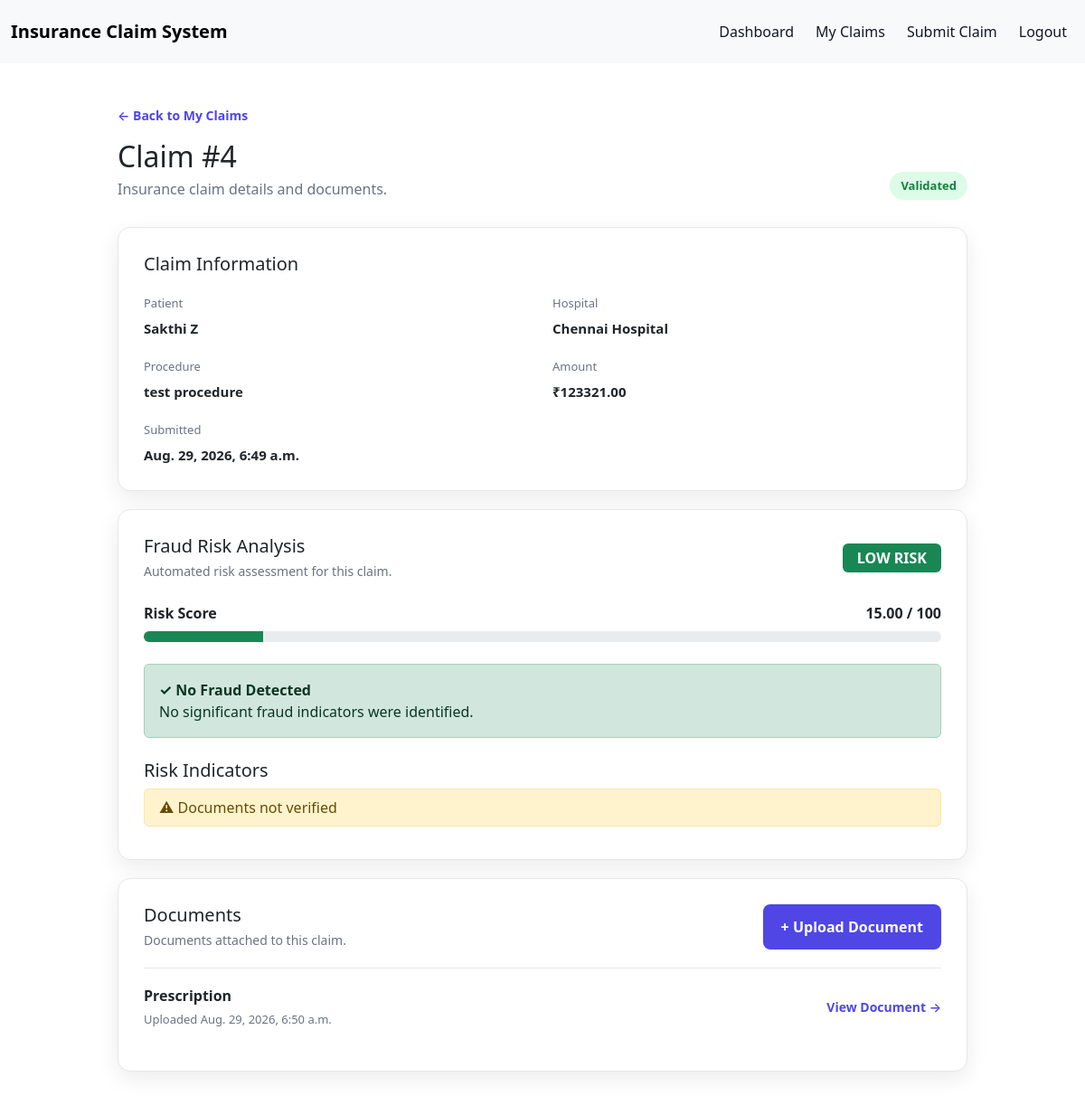
/claims/4/ (signed in), run on the app's committed database.
### claims/models.py (models this page shows, shortened)
class Claim(models.Model):
    user = models.ForeignKey(
        "auth.User",
        on_delete=models.CASCADE,
        related_name="claims",
    )
    STATUS_CHOICES = [
        ("draft", "Draft"),
        ("submitted", "Submitted"),
        ("processing", "Processing"),
        ("validated", "Validated"),
        ("rejected", "Rejected"),
    ]
    dataset_claim_id = models.CharField(max_length=20,unique=True,null=True,blank=True)
    patient_name = models.CharField(max_length=200)
    patient_age = models.PositiveIntegerField(null=True, blank=True)
    patient_gender = models.CharField(max_length=20, null=True, blank=True)
    hospital_name = models.CharField(max_length=200)
    hospital_id = models.CharField(max_length=20, null=True, blank=True)
    doctor_id = models.CharField(max_length=20, null=True, blank=True)
    diagnosis = models.CharField(max_length=300, null=True, blank=True)
    procedure = models.CharField(max_length=300)
    amount = models.DecimalField(max_digits=12, decimal_places=2)
    claim_date = models.DateField(null=True, blank=True)
    admission_date = models.DateField(null=True, blank=True)
    discharge_date = models.DateField(null=True, blank=True)
    days_admitted = models.PositiveIntegerField(null=True, blank=True)
    insurance_type = models.CharField(max_length=100, null=True, blank=True)
    previous_claims = models.PositiveIntegerField(default=0)
    previous_claim_amount = models.DecimalField(
        max_digits=12,
        decimal_places=2,
        default=0
    )
    documents_verified = models.BooleanField(default=False)
    duplicate_claim = models.BooleanField(default=False)
    diagnosis_procedure_match = models.BooleanField(default=True)
    hospital_claim_count = models.PositiveIntegerField(default=0)
    patient_claim_count = models.PositiveIntegerField(default=0)
    status = models.CharField(
        max_length=20,
        choices=STATUS_CHOICES,
        default="draft"
    )
    created_at = models.DateTimeField(auto_now_add=True)

class Document(models.Model):
    DOCUMENT_TYPES = [
        ("bill", "Hospital Bill"),
        ("discharge", "Discharge Summary"),
        ("prescription", "Prescription"),
        ("insurance", "Insurance Document"),
        ("other", "Other"),
    ]
    claim = models.ForeignKey(
        Claim,
        on_delete=models.CASCADE,
        related_name="documents"
    )
    file = models.FileField(upload_to="claims/")
    document_type = models.CharField(
        max_length=20,
        choices=DOCUMENT_TYPES,
        default="other"
    )
    uploaded_at = models.DateTimeField(auto_now_add=True)

### claims/views.py (the view)
@login_required
def claim_detail(request, claim_id):
    claim = get_object_or_404(
        Claim,
        id=claim_id,
        user=request.user
    )
    fraud_result = calculate_fraud_risk(claim)
    return render(
        request,
        "claims/claim_detail.html",
        {
            "claim": claim,
            "fraud_result": fraud_result,
        }
    )

### claims/templates/claims/claim_detail.html (shortened to what this page needs)
{% extends "base.html" %}
{% block content %}
<div class="claim-detail-container">
    <div class="claim-detail-header">
        <div>
            <a href="{% url 'claim_list' %}" class="back-link">
                ← Back to My Claims
            </a>
            <h1>Claim #{{ claim.id }}</h1>
            <p>Insurance claim details and documents.</p>
        </div>
        <span class="claim-status status-{{ claim.status }}">
            {{ claim.get_status_display }}
        </span>
    </div>
    <div class="claim-detail-card">
        <h2>Claim Information</h2>
        <div class="claim-detail-grid">
            <div>
                <span>Patient</span>
                <strong>{{ claim.patient_name }}</strong>
            </div>
            <div>
                <span>Hospital</span>
                <strong>{{ claim.hospital_name }}</strong>
            </div>
            <div>
                <span>Procedure</span>
                <strong>{{ claim.procedure }}</strong>
            </div>
            <div>
                <span>Amount</span>
                <strong>₹{{ claim.amount }}</strong>
            </div>
            <div>
                <span>Submitted</span>
                <strong>{{ claim.created_at }}</strong>
            </div>
        </div>
    </div>
    <div class="claim-detail-card">
        <div class="section-header">
            <div>
                <h2>Fraud Risk Analysis</h2>
                <p>Automated risk assessment for this claim.</p>
            </div>
            {% if fraud_result.risk_level == "high" %}
            <span class="badge bg-danger fs-6 px-3 py-2">
                HIGH RISK
            </span>
            {% elif fraud_result.risk_level == "medium" %}
            <span class="badge bg-warning text-dark fs-6 px-3 py-2">
                MEDIUM RISK
            </span>
            {% else %}
            <span class="badge bg-success fs-6 px-3 py-2">
                LOW RISK
            </span>
            {% endif %}
        </div>
        <div class="mt-4">
            <div class="d-flex justify-content-between mb-2">
                <span>
                    <strong>Risk Score</strong>
                </span>
                <span>
                    <strong>{{ fraud_result.risk_score }} / 100</strong>
                </span>
            </div>
            <div class="progress" style="height: 12px;">
                {% if fraud_result.risk_level == "high" %}
                <div class="progress-bar bg-danger" style="width: {{ fraud_result.risk_score }}%;">
                </div>
                {% elif fraud_result.risk_level == "medium" %}
                <div class="progress-bar bg-warning" style="width: {{ fraud_result.risk_score }}%;">
                </div>
                {% else %}
                <div class="progress-bar bg-success" style="width: {{ fraud_result.risk_score }}%;">
                </div>
                {% endif %}
            </div>
        </div>
        <div class="mt-4">
            {% if fraud_result.fraud_detected %}
            <div class="alert alert-danger mb-0">
                <strong>⚠ Fraud Detected</strong>
                <br>
                This claim requires further investigation.
            </div>
            {% else %}
            <div class="alert alert-success mb-0">
                <strong>✓ No Fraud Detected</strong>
                <br>
                No significant fraud indicators were identified.
            </div>
            {% endif %}
        </div>
        {% if fraud_result.reasons %}
        <div class="mt-4">
            <h5>Risk Indicators</h5>
            {% for reason in fraud_result.reasons %}
            <div class="alert alert-warning py-2 mb-2">
                ⚠ {{ reason }}
            </div>
            {% endfor %}
        </div>
        {% endif %}
    </div>
    <div class="claim-detail-card">
        <div class="section-header">
            <div>
                <h2>Documents</h2>
                <p>Documents attached to this claim.</p>
            </div>
            <a href="{% url 'upload_document' claim.id %}" class="dashboard-button">
                + Upload Document
            </a>
        </div>
        <div class="documents-list">
            {% for document in claim.documents.all %}
            <div class="document-item">
                <div>
                    <strong>
                        {{ document.get_document_type_display }}
                    </strong>
                    <span>
                        Uploaded {{ document.uploaded_at }}
                    </span>
                </div>
                <a href="{{ document.file.url }}" target="_blank" class="document-link">
                    View Document →
                </a>
            </div>
            {% endfor %}
        </div>
    </div>
</div>
{% endblock %}

### authentication/static/authentication/css/style.css (style rules this page uses)
:root { --bg: #f4f6fb; --card: #ffffff; --text: #111827; --muted: #6b7280; --border: #e5e7eb; --primary: #4f46e5; --primary-hover: #4338ca; --input-bg: #ffffff; --shadow: rgba(0, 0, 0, 0.08); }
* { box-sizing: border-box; }
body { margin: 0; min-height: 100vh; font-family: Arial, sans-serif; background-color: var(--bg); color: var(--text); transition: background-color 0.3s ease, color 0.3s ease; }
.dashboard-button { display: block; padding: 13px 20px; background-color: var(--primary); color: white; border-radius: 8px; text-decoration: none; font-weight: 600; transition: background-color 0.2s ease, transform 0.1s ease; }
.claim-status { padding: 6px 12px; border-radius: 20px; font-size: 13px; font-weight: 600; }
.status-validated { background-color: #dcfce7; color: #15803d; }
.claim-detail-container { max-width: 1000px; margin: 0 auto; padding: 45px 30px; }
.claim-detail-header { display: flex; justify-content: space-between; align-items: flex-end; margin-bottom: 30px; }
.claim-detail-header h1 { margin: 15px 0 5px; font-size: 32px; }
.claim-detail-header p { margin: 0; color: var(--muted); }
.back-link { color: var(--primary); text-decoration: none; font-size: 14px; font-weight: 600; }
.claim-detail-card { margin-bottom: 20px; padding: 28px; background-color: var(--card); border: 1px solid var(--border); border-radius: 14px; box-shadow: 0 8px 25px var(--shadow); }
.claim-detail-card h2 { margin: 0 0 22px; font-size: 20px; }
.claim-detail-grid { display: grid; grid-template-columns: repeat(2, 1fr); gap: 22px; }
.claim-detail-grid div { display: flex; flex-direction: column; gap: 6px; }
.claim-detail-grid span { color: var(--muted); font-size: 13px; }
.claim-detail-grid strong { font-size: 15px; }
.section-header { display: flex; justify-content: space-between; align-items: center; margin-bottom: 20px; }
.section-header h2 { margin-bottom: 5px; }
.section-header p { margin: 0; color: var(--muted); font-size: 14px; }
.documents-list { display: flex; flex-direction: column; }
.document-item { display: flex; justify-content: space-between; align-items: center; padding: 18px 0; border-top: 1px solid var(--border); }
.document-item div { display: flex; flex-direction: column; gap: 5px; }
.document-item span { color: var(--muted); font-size: 13px; }
.document-link { color: var(--primary); text-decoration: none; font-size: 14px; font-weight: 600; }

### data on the page
Claim: id "4", status "Validated", patient_name "Sakthi Z", hospital_name "Chennai Hospital", procedure "test procedure", amount "123321.00", created_at "Aug. 29, 2026, 6:49 a.m."
Document: document_type "Prescription", uploaded_at "Aug. 29, 2026, 6:50 a.m."

### other printed values
{{ fraud_result.risk_score }} "15.00"
{{ reason }} "Documents not verified"
